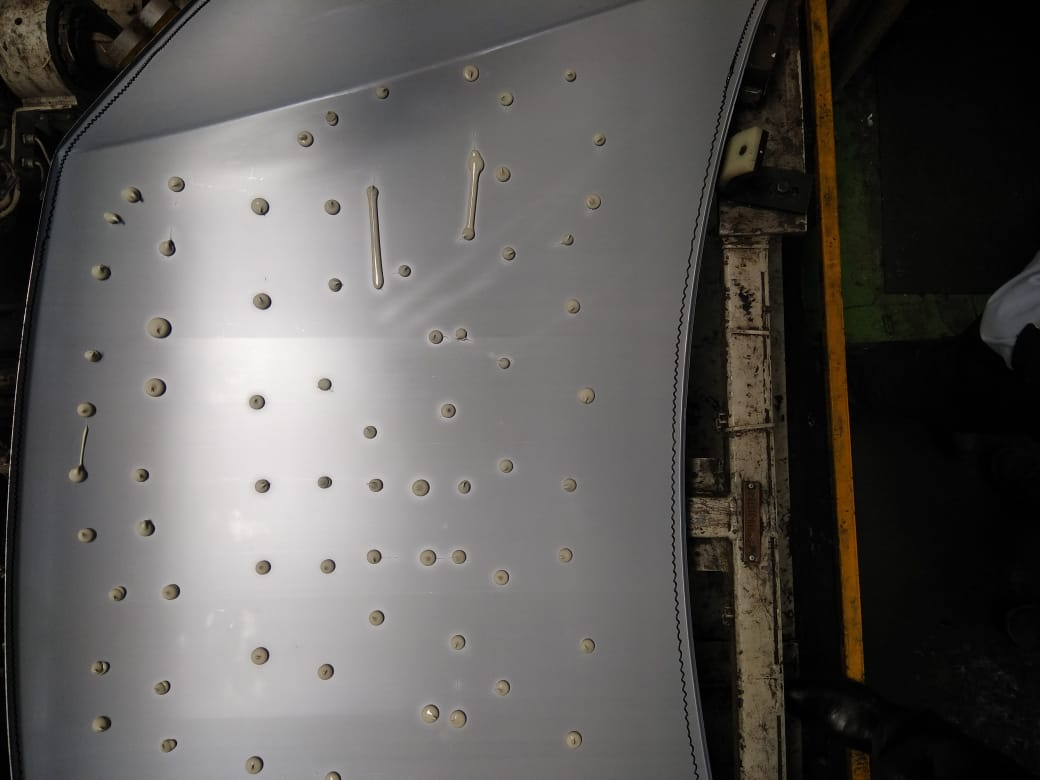
#> input picture images/Unknown-3.jpg, 1040 x 780 px, found by its file name
$ python find_features.py
#> lines starting #> are read from the running program, lines starting #| are printed output that depends on the picture; after the words box and inside, x2 and y2 are one past the last pixel; in counts of white or black regions, pixels touching at a corner belong together
import cv2
import numpy as np
import os
import time
import imutils
import math

os.system('color 0a')

def main():
	try:
		st = time.time()
		final = find('images/unknown-3.jpg')
		et = time.time()
		print()
		print('Time Elapsed: '+str(round(et-st,2))+' sec')
		cv2.imwrite("output/detected_feature.png", final)
		cv2.imshow('Final', final)
		cv2.waitKey(0)
		print()
		os.system('pause')
	except Exception as e:
		print(e)
		os.system('pause')


def find(img):
#> called with img = 'images/unknown-3.jpg'
	print('>> Reading: '+img)
	image = cv2.imread(img)
#> image is the input picture: shape (780, 1040, 3); mean B, G, R 86.4, 88.6, 90.8
	o_image = image

	print('>> Converting to Grayscale')
	gray = cv2.cvtColor(image, cv2.COLOR_BGR2GRAY)

	print('>> Applying Gaussian Blur')
	blurred = cv2.GaussianBlur(gray, (11, 11), 5)

	kernel = np.ones((10,10), np.uint8)
	print('>> Applying Erosion')
	img_erosion = cv2.erode(blurred, kernel, iterations=5)
	print('>> Applying Dilation')
	img_dilation = cv2.dilate(img_erosion, kernel, iterations=3)

	filteration = img_dilation
	print('>> Applying OTSU Thresholding')
	ret, thresh = cv2.threshold(filteration, 0, 255,
                            cv2.THRESH_OTSU)
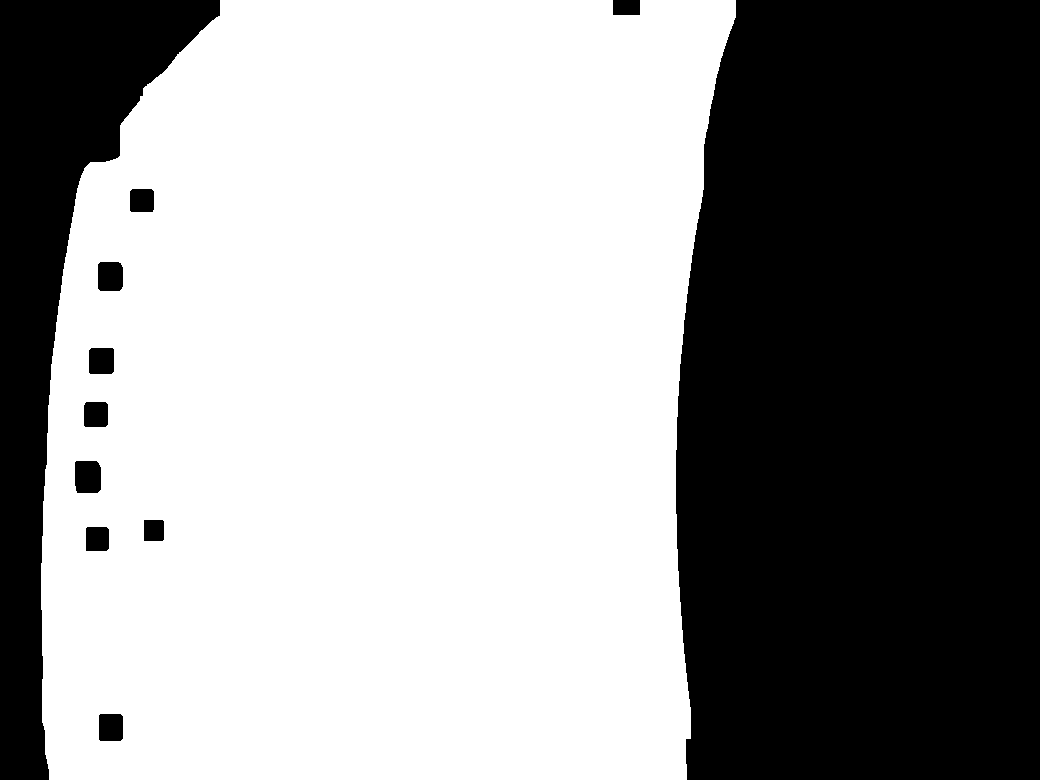
#> thresh: shape (780, 1040); 58.8% white; 11 black regions, largest, box (x1, y1, x2, y2) and area: (676, 0, 1040, 780) 271576, (0, 0, 220, 780) 57701, (75, 461, 101, 493) 803
#> ret = 66
	# Noise removal using Morphological closing operation
	print('>> Filling up Gap Holes')
	kernel = np.ones((3, 3), np.uint8)
	closing = cv2.morphologyEx(thresh, cv2.MORPH_CLOSE,
	                            kernel, iterations = 1)
	dist_transform = cv2.distanceTransform(closing, cv2.DIST_L2, 0)
	ret, fg = cv2.threshold(dist_transform, 0.05
	                        * dist_transform.max(), 255, 0)
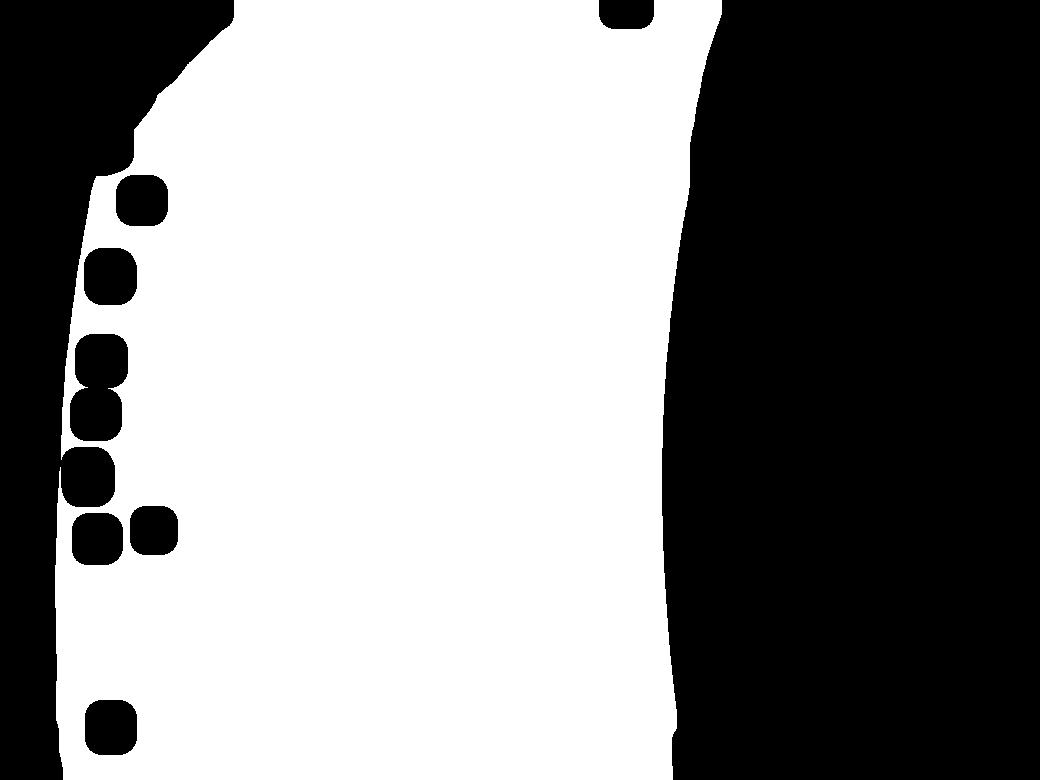
#> fg: shape (780, 1040) float32; 53.9% white; 9 black regions, largest, box (x1, y1, x2, y2) and area: (662, 0, 1040, 780) 282684, (0, 0, 234, 780) 72591, (70, 334, 128, 441) 5076
#> ret = 14.17
	#dilating the mask
	print('>> Dilating, Over Filled Gap Holes')
	kernel = np.ones((10, 10), np.uint8)
	mask = cv2.dilate(fg, kernel, iterations=5)
#> mask: shape (780, 1040) float32; 61.6% white; 3 black regions, box (x1, y1, x2, y2) and area: (687, 0, 1040, 780) 261255, (0, 0, 213, 780) 50297, (626, 0, 632, 5) 20
	mask = np.uint8(mask)

	print('>> Masking out ROI')
	masked = cv2.bitwise_and(image,image,mask = mask)

	cv2.imwrite('output/mask.png', mask)
	cv2.imwrite('output/masked.png', masked)

	#after masking roi, let mask out lines============================================
	print('>> Using Masked ROI')
	image = masked
	gray = cv2.cvtColor(image, cv2.COLOR_BGR2GRAY)
	blurred = cv2.GaussianBlur(gray, (3, 3), 0)

	kernel = np.ones((3,3), np.uint8)
	img_erosion = cv2.erode(blurred, kernel, iterations=3)
	img_dilation = cv2.dilate(img_erosion, kernel, iterations=3)

	kernel = np.ones((3,3), np.uint8)
	img_erosion = cv2.erode(img_dilation, kernel, iterations=1)

	filteration = img_erosion
	thresh = cv2.adaptiveThreshold(filteration,255,cv2.ADAPTIVE_THRESH_MEAN_C,\
	            cv2.THRESH_BINARY_INV,5,3)
#> thresh: shape (780, 1040); 2.3% white; 240 white regions (142 under 20 px), largest, box (x1, y1, x2, y2) and area: (670, 72, 736, 780) 4211, (33, 0, 214, 780) 2476, (366, 185, 385, 291) 668
	print('>> Image Segmentation Going on')


	# Noise removal using Morphological closing operation
	print('>> Removing Noise')
	kernel = np.ones((4, 4), np.uint8)
	closing = cv2.morphologyEx(thresh, cv2.MORPH_CLOSE,
	                            kernel, iterations = 1)
#> closing: shape (780, 1040); 2.8% white; 109 white regions (30 under 20 px), largest, box (x1, y1, x2, y2) and area: (671, 0, 750, 780) 7470, (34, 0, 215, 780) 2480, (367, 186, 386, 292) 694


	# Finding foreground area
	dist_transform = cv2.distanceTransform(closing, cv2.DIST_L2, 0)
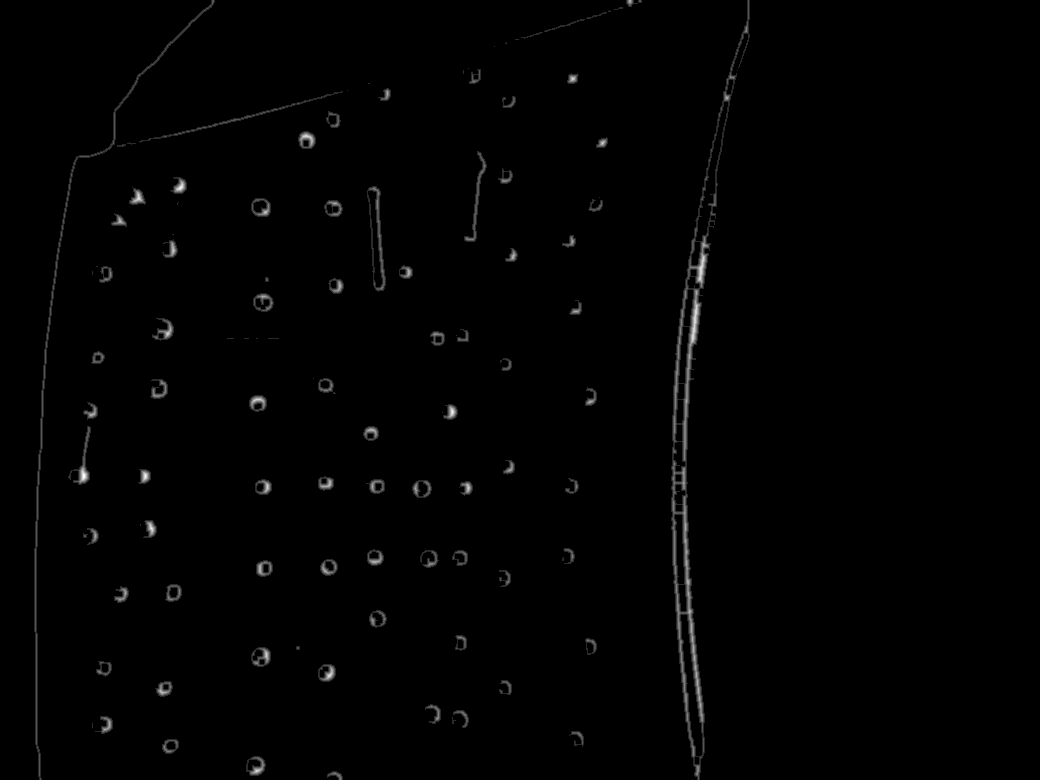
#> dist_transform: shape (780, 1040) float32; min 0, max 6, mean 0.0488; drawn with min black and max white
	ret, fg = cv2.threshold(dist_transform, 0.02
	                        * dist_transform.max(), 255, 0)
#> ret = 0.12

	#dilating the mask
	kernel = np.ones((2, 2), np.uint8)
	mask = cv2.dilate(fg, kernel, iterations=3)
#> mask: shape (780, 1040) float32; 5.4% white; 89 white regions (3 under 20 px), largest, box (x1, y1, x2, y2) and area: (671, 0, 753, 780) 12778, (34, 0, 346, 780) 6790, (367, 186, 389, 295) 1411
	thresh = np.uint8(mask)


	#Blob detection===================================================
	print('>> Finally Detecting Features')
	blurred = cv2.GaussianBlur(thresh, (9, 9), 0)
	thresh = cv2.threshold(blurred, 60, 255, cv2.THRESH_BINARY)[1]
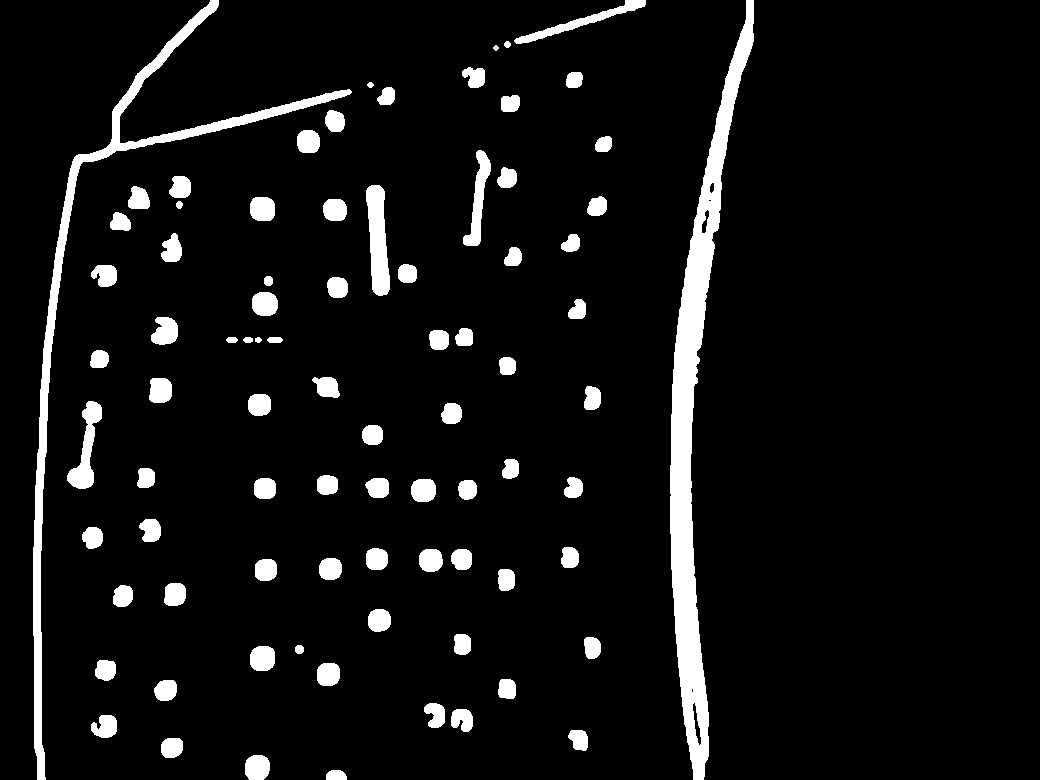
#> thresh: shape (780, 1040); 6.9% white; 83 white regions

	cnts = cv2.findContours(thresh.copy(), cv2.RETR_EXTERNAL,
	cv2.CHAIN_APPROX_SIMPLE)
#> cnts = 83 contours, 1 with area under 20; largest, box (x1, y1, x2, y2) and area: (670, 0, 754, 780) 15560, (33, 0, 352, 780) 8212, (366, 185, 390, 296) 1722, (67, 401, 102, 489) 1158, (463, 150, 491, 246) 949
	cnts = imutils.grab_contours(cnts)

	#mask for final extraction
	height,width,depth = o_image.shape
#> height = 780; width = 1040; depth = 3

	mask = np.zeros((height,width))

	# loop over the contours
	for c in cnts:
		x,y,w,h = cv2.boundingRect(c)
		area = cv2.contourArea(c)
		perimeter = cv2.arcLength(c,True)
		# compute the center of the contour
		M = cv2.moments(c)
		cX = int(M["m10"] / M["m00"])
		cY = int(M["m01"] / M["m00"])
		if   w<200 and h<500 and perimeter>200 and perimeter<310 and area <2000: #condition for both
			if w<120:#condition for line
				# draw the contour and center of the shape on the image
				c[:] = [x - 5 for x in c] #contour position adjustment
				cv2.drawContours(o_image, [c], -1, (0, 0, 255), 2)#line red
				if h>w:
					#print('h>w')
					c_text = str('length: '+str(h)+' px')
					cv2.putText(o_image, c_text, (cX - 50, cY - 20),
						cv2.FONT_HERSHEY_SIMPLEX, 0.5, (0, 0, 255), 0)
				else:
					#print('w>h')
					c_text = str('length: '+str(w)+'px')
					cv2.putText(o_image, c_text, (cX - 20, cY - 20),
						cv2.FONT_HERSHEY_SIMPLEX, 0.5, (0, 0, 255), 0)
		if w> 10 and h<30 and area<900 and area>100:
			r = math.sqrt(area / math.pi)-2
			d = 2*round(r,2)
			#print(r)
			cv2.circle(o_image, (cX-3, cY-5), 10, (0, 255, 255), 2)#circle in yellow
			c_text = str('d = '+str(d)+'px')
			#c_text = str((cX-3 , cY-5 ))
			cv2.putText(o_image, c_text, (cX - 20, cY - 20),
				cv2.FONT_HERSHEY_SIMPLEX, 0.5, (0, 255, 255), 0)
#> this loop made 83 passes
#> (x, y, w, h, area, perimeter, cX, cY) on passes 1 to 12: (326, 770, 21, 10, 156.5, 52.73, 335, 774), (245, 755, 25, 25, 501.5, 83.7, 256, 767), (161, 738, 22, 20, 349, 69.46, 171, 747), (568, 730, 20, 21, 292, 68.63, 578, 739), (91, 715, 26, 23, 405.5, 96.18, 105, 726), (451, 709, 22, 23, 352.5, 91.36, 461, 719), (424, 703, 21, 25, 341.5, 86.18, 435, 714), (154, 680, 23, 21, 365.5, 71.7, 165, 689), (498, 679, 18, 20, 287, 64.97, 506, 688), (317, 663, 23, 23, 431, 77.46, 327, 673), (95, 660, 21, 21, 333.5, 70.04, 105, 669), (250, 646, 25, 25, 506, 84.28, 262, 658)
#> (x, y, w, h, area, perimeter, cX, cY) on pass 66: (128, 186, 22, 23, 360.5, 76.87, 138, 198)
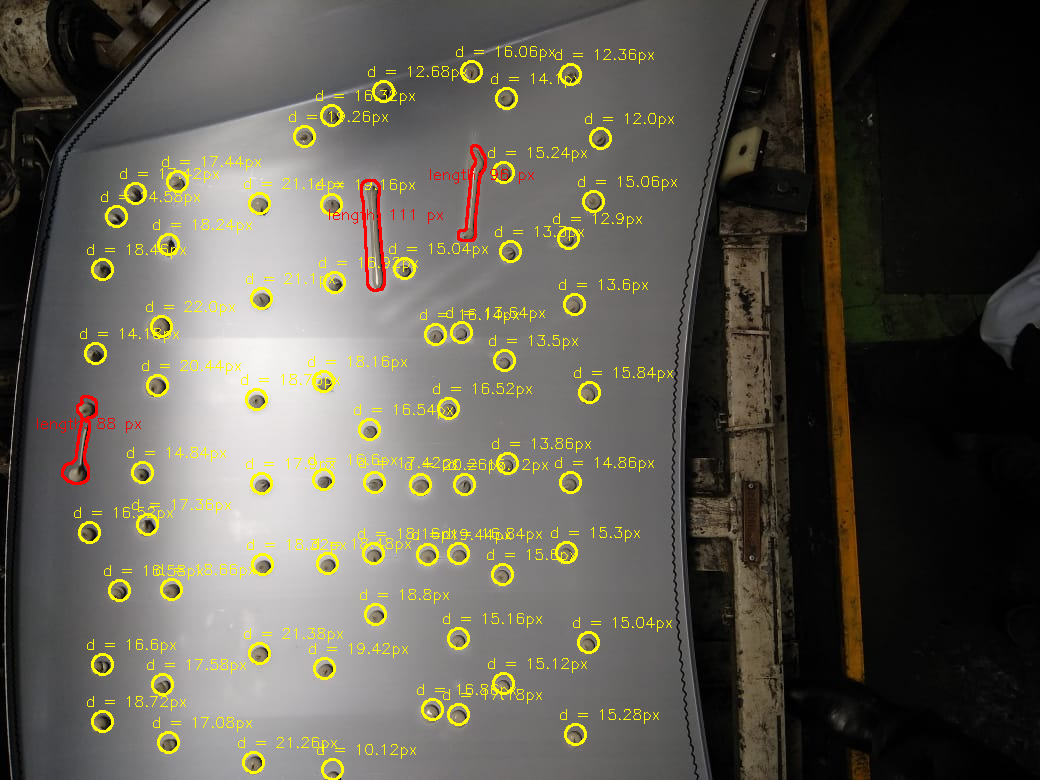
#> o_image: shape (780, 1040, 3); mean B, G, R 81.8, 91.7, 94.7

	print('>> Everything done, Saving Output')
	return o_image

#=======================================================================================
if __name__ == '__main__':
	main()

$ run again, with images/Unknown-2.jpg copied over images/Unknown-3.jpg
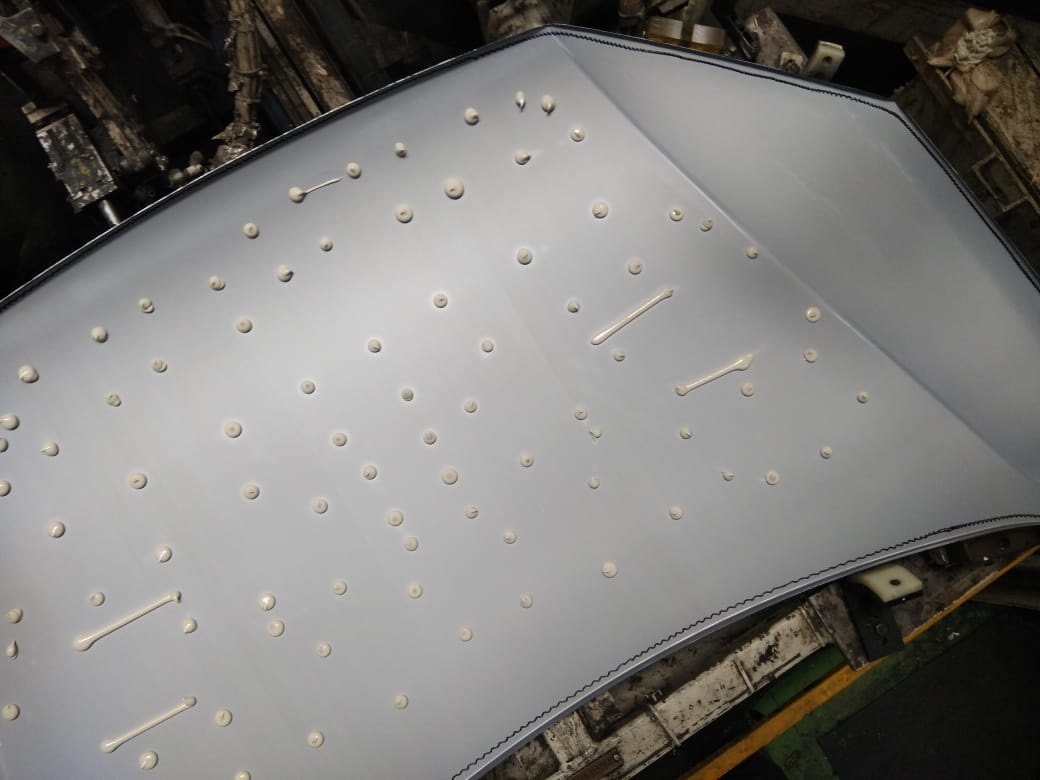
#> input picture images/Unknown-2.jpg, 1040 x 780 px, found by its file name
#> in find, image is the input picture: shape (780, 1040, 3); mean B, G, R 121.4, 123.9, 125.3
#> in find, `ret, thresh = cv2.threshold(filteration, 0, 255, cv2.THRESH_OTSU)`:
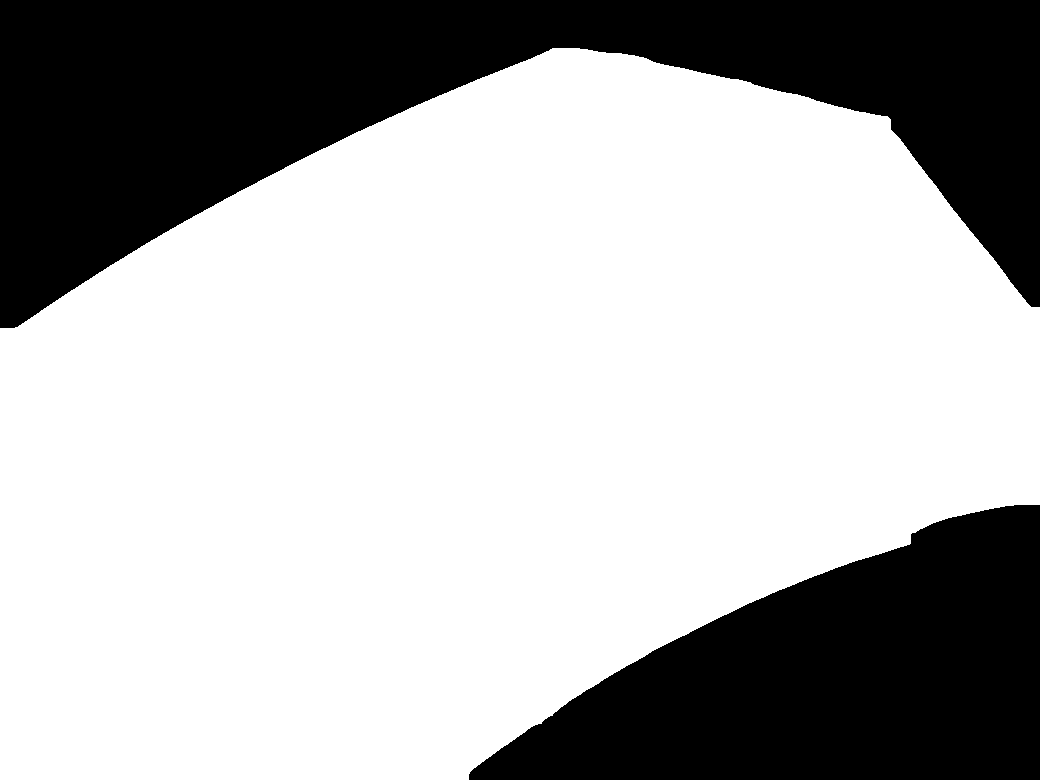
#> thresh: shape (780, 1040); 68.6% white; 2 black regions, box (x1, y1, x2, y2) and area: (0, 0, 1040, 328) 158841, (469, 505, 1040, 780) 95711
#> in find, `ret, thresh = cv2.threshold(filteration, 0, 255, cv2.THRESH_OTSU)`: ret = 86
#> in find, `ret, fg = cv2.threshold(dist_transform, 0.05 * dist_transform.max(), 2..`: ret = 22.6
#> closing: shape (780, 1040); 2.7% white; 177 white regions (82 under 20 px), largest, box (x1, y1, x2, y2) and area: (452, 508, 1040, 780) 6165, (0, 49, 1040, 331) 3728, (78, 591, 184, 654) 580
#> in find, `ret, fg = cv2.threshold(dist_transform, 0.02 * dist_transform.max(), 2..`: ret = 0.12
#> cnts = 93 contours, 2 with area under 20; largest, box (x1, y1, x2, y2) and area: (451, 507, 1040, 780) 13316, (0, 48, 1040, 335) 10332, (573, 61, 739, 225) 1836, (77, 590, 188, 658) 1308, (100, 696, 203, 759) 1268
#> the loop in find, `for c in cnts:` made 93 passes
#> (x, y, w, h, area, perimeter, cX, cY) on passes 3, 4, 5, 6, 8, 9, 10, 11: (142, 750, 23, 25, 318.5, 85.36, 155, 763), (313, 731, 18, 22, 247.5, 64.87, 322, 741), (221, 709, 18, 24, 321, 69.11, 229, 720), (0, 703, 26, 24, 400, 83.11, 14, 714), (397, 695, 18, 21, 257, 64.63, 405, 705), (321, 643, 17, 21, 213, 62.28, 329, 654), (11, 640, 13, 25, 241, 64.97, 17, 652), (460, 628, 19, 20, 252, 66.28, 469, 638)
#> after the loop in find, `for c in cnts:`:
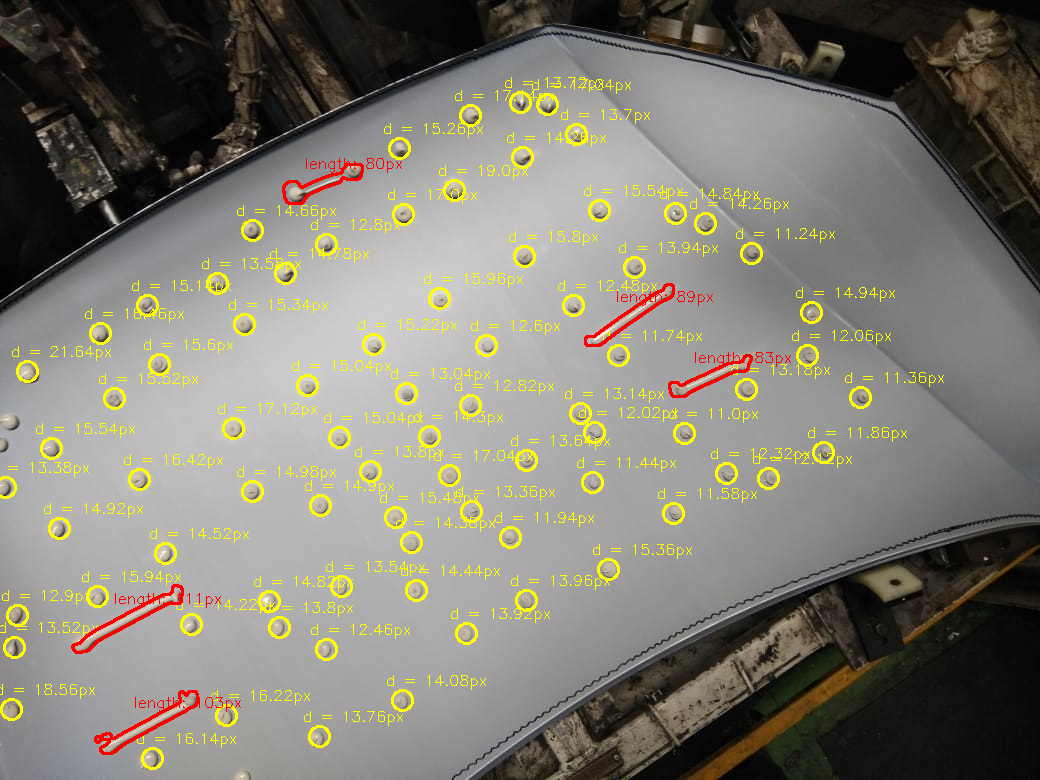
#> o_image: shape (780, 1040, 3); mean B, G, R 114.5, 125.8, 128.8
